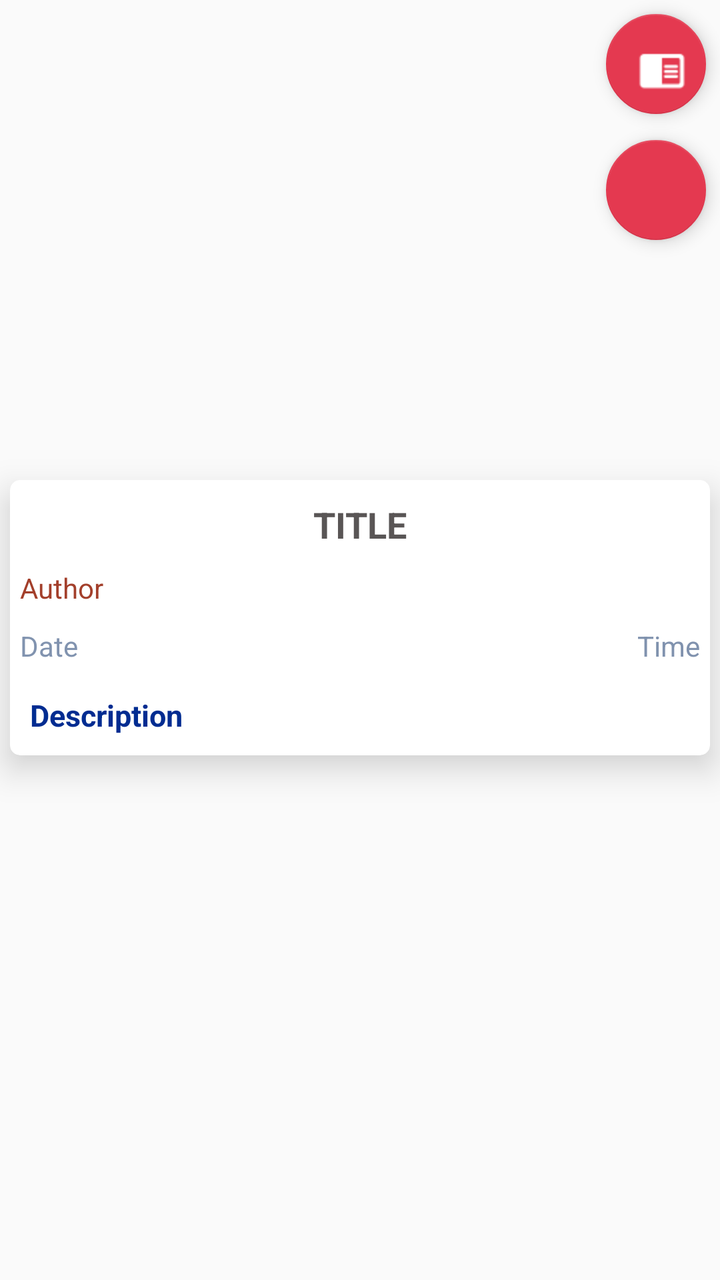
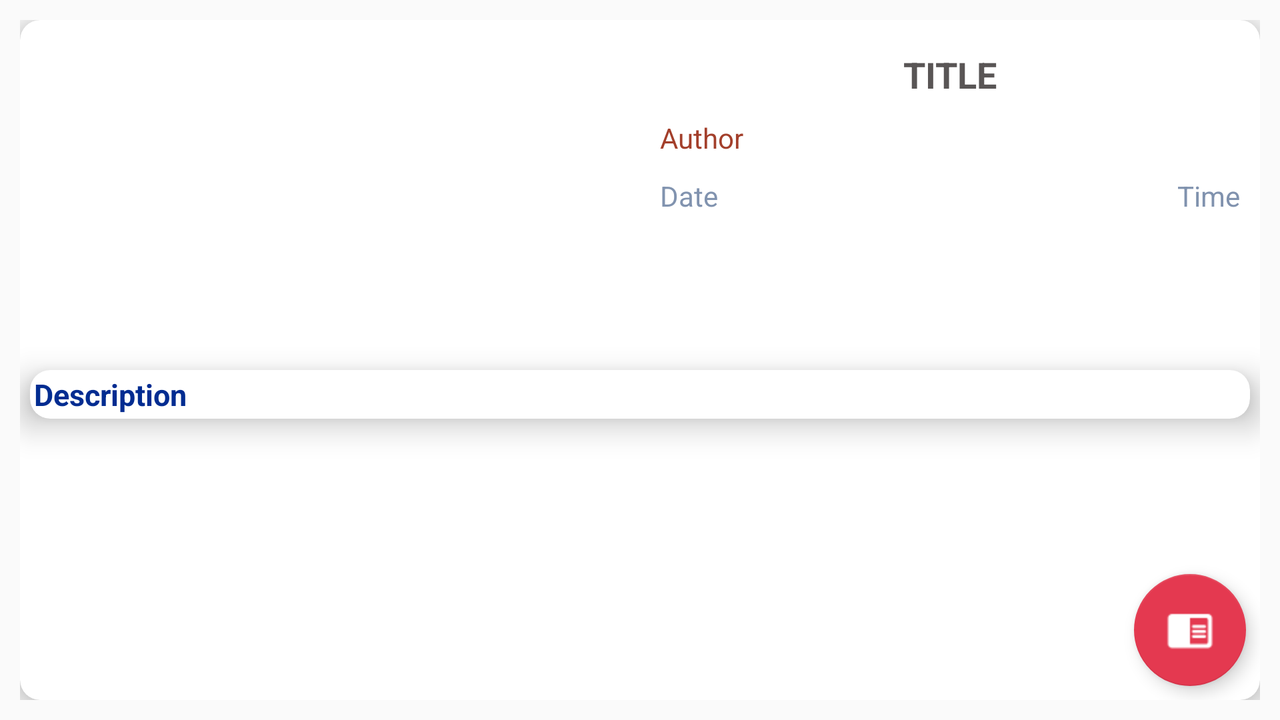

The same Android screen from two of the app's own layout files: first res/layout/ as a phone draws it, then the repository's variant for another configuration, drawn on a device whose configuration selects that folder. Both files follow.
<!-- AndroidManifest.xml: activity theme MyAppTheme -->
<!-- res/layout/activity_article_description.xml -->
<?xml version="1.0" encoding="utf-8"?>
<FrameLayout xmlns:android="http://schemas.android.com/apk/res/android"
    xmlns:app="http://schemas.android.com/apk/res-auto"
    xmlns:tools="http://schemas.android.com/tools"
    android:layout_width="match_parent"
    android:layout_height="match_parent"
    tools:context=".ArticleDescriptionActivity"
    android:id="@+id/parent_frame">

    <ImageView
        android:id="@+id/img_desc"
        android:layout_width="match_parent"
        android:layout_height="250dp"
        android:layout_gravity="center_horizontal|top"
        android:src="@drawable/news"
        app:srcCompat="@drawable/news" />

    <android.support.design.widget.FloatingActionButton
        android:layout_width="50dp"
        android:layout_height="50dp"
        app:srcCompat="@drawable/more"
        app:backgroundTint="@color/colorPrimary"
        android:layout_marginEnd="7dp"
        android:layout_marginTop="7dp"
        app:elevation="5dp"
        android:id="@+id/fab_more"
        android:onClick="onClickMoreFab"
        android:clickable="true"
        android:layout_gravity="end"
        android:focusable="true" />

    <android.support.design.widget.FloatingActionButton
        android:layout_width="50dp"
        android:layout_height="50dp"
        app:srcCompat="@drawable/ic_save_black_24dp"
        app:backgroundTint="@color/colorPrimary"
        android:layout_marginEnd="7dp"
        android:layout_marginTop="70dp"
        app:elevation="5dp"
        android:id="@+id/fab_save"
        android:onClick="onClickMoreFab"
        android:clickable="true"
        android:layout_gravity="end"
        android:focusable="true" />


    <android.support.v7.widget.CardView
        android:layout_gravity="center_horizontal"
        android:layout_width="match_parent"
        android:layout_height="wrap_content"
        android:layout_marginTop="240dp"
        app:cardCornerRadius="5dp"
        app:cardElevation="10dp"
        android:layout_marginRight="5dp"
        android:layout_marginLeft="5dp">

        <RelativeLayout
            android:id="@+id/relative_layout"
            android:layout_width="match_parent"
            android:layout_height="wrap_content">

            <TextView
                android:id="@+id/tv_title_desc"
                android:layout_width="match_parent"
                android:layout_height="wrap_content"
                android:layout_margin="10dp"
                android:text="TITLE"
                android:maxLines="3"
                android:textAlignment="center"
                android:textColor="#595555"
                android:textSize="18sp"
                android:textStyle="bold"
                android:ellipsize="end"/>

            <TextView
                android:textColor="#a33f2b"
                android:id="@+id/tv_author_desc"
                android:layout_width="wrap_content"
                android:layout_height="wrap_content"
                android:layout_below="@id/tv_title_desc"
                android:layout_marginBottom="10dp"
                android:layout_marginLeft="5dp"
                android:text="Author"
                android:textAlignment="viewStart"
                android:textSize="14sp"/>

            <TextView
                android:textColor="#8193af"
                android:id="@+id/tv_date_desc"
                android:layout_width="wrap_content"
                android:layout_height="wrap_content"
                android:layout_below="@id/tv_author_desc"
                android:layout_marginBottom="3dp"
                android:text="Date"
                android:textAlignment="viewStart"
                android:textSize="14sp"
                android:layout_marginLeft="5dp" />

            <TextView
                android:textColor="#8092ae"
                android:id="@+id/tv_time_desc"
                android:layout_width="match_parent"
                android:layout_height="wrap_content"
                android:layout_below="@id/tv_author_desc"
                android:layout_alignParentRight="true"
                android:layout_marginBottom="5dp"
                android:layout_marginRight="5dp"
                android:text="Time"
                android:textAlignment="viewEnd"
                android:textSize="14sp"/>

            <ScrollView
                android:layout_width="match_parent"
                android:layout_height="wrap_content"
                android:layout_below="@+id/tv_time_desc"
                android:layout_margin="10dp">

                <TextView
                    android:textColor="#012c91"
                    android:id="@+id/tv_description_desc"
                    android:layout_width="match_parent"
                    android:layout_height="wrap_content"
                    android:text="Description"
                    android:textSize="15sp"
                    android:textStyle="bold"/>
            </ScrollView>
        </RelativeLayout>
    </android.support.v7.widget.CardView>

</FrameLayout>
<!-- resources referenced by this layout -->
<resources>
  <color name="colorPrimary">#e43950</color>
  <!-- drawable more: png bitmap (drawable, 237 bytes) -->
  <style name="MyAppTheme" parent="Theme.AppCompat.Light.NoActionBar">
          <item name="colorPrimary">@color/colorPrimary</item>
          <item name="colorPrimaryDark">@color/colorPrimaryDark</item>
          <item name="colorAccent">@color/colorAccent</item>
      </style>
  <color name="colorPrimaryDark">#F33C55</color>
  <color name="colorAccent">#5745a1</color>
</resources>
<!-- res/layout-land/activity_article_description.xml (the repository's variant of the layout above) -->
<!-- drawn on the phone turned sideways -->
<?xml version="1.0" encoding="utf-8"?>
<FrameLayout xmlns:android="http://schemas.android.com/apk/res/android"
    xmlns:app="http://schemas.android.com/apk/res-auto"
    xmlns:tools="http://schemas.android.com/tools"
    android:layout_width="match_parent"
    android:layout_height="match_parent"
    tools:context=".ArticleDescriptionActivity"
    android:padding="10dp">

    <android.support.v7.widget.CardView
        android:layout_width="match_parent"
        android:layout_height="match_parent"
        app:cardCornerRadius="10dp"
        app:cardElevation="10dp">
        <LinearLayout
            android:layout_width="match_parent"
            android:layout_height="match_parent"
            android:orientation="vertical">
    <LinearLayout
        android:layout_width="match_parent"
        android:layout_height="wrap_content"
        android:orientation="horizontal"
        android:id="@+id/linear_layout"
        android:weightSum="100">
    <ImageView
        android:id="@+id/img_desc"
        android:layout_width="match_parent"
        android:layout_height="170dp"
        android:layout_gravity="start|top"
        android:src="@drawable/news"
        android:layout_weight="50"
        app:srcCompat="@drawable/news" />


        <RelativeLayout
            android:id="@+id/relative_layout"
            android:layout_width="match_parent"
            android:layout_gravity="end|top"
            android:layout_height="wrap_content"
            android:layout_weight="50"
            android:layout_margin="5dp">

            <TextView
                android:id="@+id/tv_title_desc"
                android:layout_width="match_parent"
                android:layout_height="wrap_content"
                android:layout_margin="10dp"
                android:text="TITLE"
                android:maxLines="3"
                android:textAlignment="center"
                android:textColor="#595555"
                android:textSize="18sp"
                android:textStyle="bold"
                android:ellipsize="end"/>

            <TextView
                android:textColor="#a33f2b"
                android:id="@+id/tv_author_desc"
                android:layout_width="wrap_content"
                android:layout_height="wrap_content"
                android:layout_below="@id/tv_title_desc"
                android:layout_marginBottom="10dp"
                android:layout_marginLeft="5dp"
                android:text="Author"
                android:textAlignment="viewStart"
                android:textSize="14sp"/>

            <TextView
                android:textColor="#8193af"
                android:id="@+id/tv_date_desc"
                android:layout_width="wrap_content"
                android:layout_height="wrap_content"
                android:layout_below="@id/tv_author_desc"
                android:layout_marginBottom="3dp"
                android:text="Date"
                android:textAlignment="viewStart"
                android:textSize="14sp"
                android:layout_marginLeft="5dp" />

            <TextView
                android:textColor="#8092ae"
                android:id="@+id/tv_time_desc"
                android:layout_width="match_parent"
                android:layout_height="wrap_content"
                android:layout_below="@id/tv_author_desc"
                android:layout_alignParentRight="true"
                android:layout_marginBottom="5dp"
                android:layout_marginRight="5dp"
                android:text="Time"
                android:textAlignment="viewEnd"
                android:textSize="14sp"/>
        </RelativeLayout>

    </LinearLayout>
<android.support.v7.widget.CardView
    android:layout_width="match_parent"
    android:layout_height="wrap_content"
    android:layout_margin="5dp"
    app:cardElevation="10dp"
    app:cardCornerRadius="10dp">
    <ScrollView
        android:layout_width="match_parent"
        android:layout_height="wrap_content">

        <TextView
            android:textColor="#012c91"
            android:id="@+id/tv_description_desc"
            android:layout_width="match_parent"
            android:layout_height="wrap_content"
            android:text="Description"
            android:layout_margin="2dp"
            android:textSize="15sp"
            android:textStyle="bold"/>
    </ScrollView>
</android.support.v7.widget.CardView>
        </LinearLayout>
        <android.support.design.widget.FloatingActionButton
            android:layout_width="wrap_content"
            android:layout_height="wrap_content"
            app:srcCompat="@drawable/more"
            app:backgroundTint="@color/colorPrimary"
            android:layout_marginEnd="7dp"
            android:layout_marginBottom="7dp"
            app:elevation="5dp"
            android:id="@+id/fab_more"
            android:onClick="onClickMoreFab"
            android:clickable="true"
            android:layout_gravity="end|bottom"
            android:focusable="true" />
    </android.support.v7.widget.CardView>

</FrameLayout>
